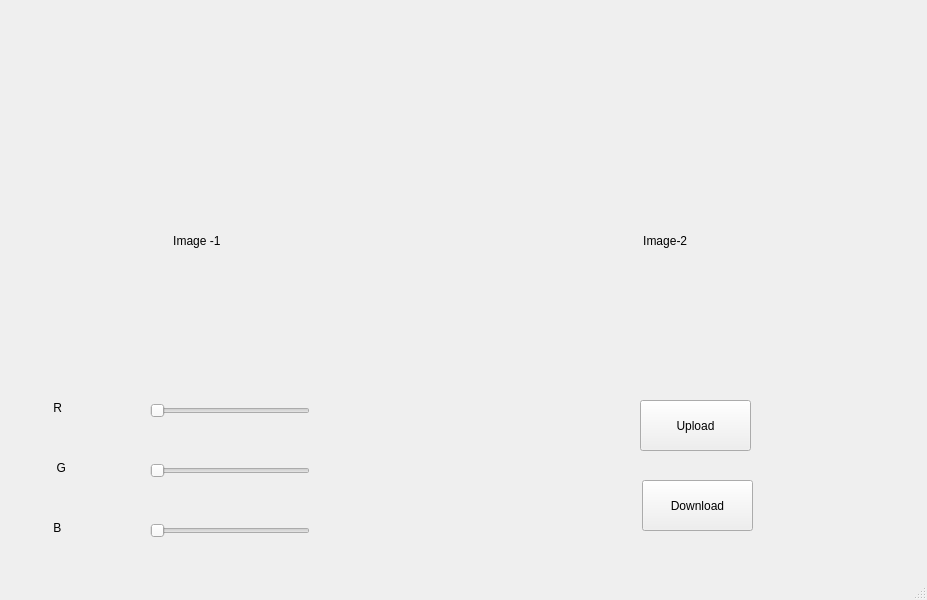
<?xml version="1.0" encoding="UTF-8"?>
<ui version="4.0">
 <class>MainWindow</class>
 <widget class="QMainWindow" name="MainWindow">
  <property name="geometry">
   <rect>
    <x>0</x>
    <y>0</y>
    <width>927</width>
    <height>600</height>
   </rect>
  </property>
  <property name="windowTitle">
   <string>MainWindow</string>
  </property>
  <widget class="QWidget" name="centralwidget">
   <widget class="QLabel" name="image_1">
    <property name="geometry">
     <rect>
      <x>100</x>
      <y>130</y>
      <width>291</width>
      <height>221</height>
     </rect>
    </property>
    <property name="text">
     <string>                      Image -1</string>
    </property>
   </widget>
   <widget class="QLabel" name="image_2">
    <property name="geometry">
     <rect>
      <x>540</x>
      <y>130</y>
      <width>291</width>
      <height>221</height>
     </rect>
    </property>
    <property name="text">
     <string>                               Image-2</string>
    </property>
   </widget>
   <widget class="QSlider" name="Red_color">
    <property name="geometry">
     <rect>
      <x>150</x>
      <y>400</y>
      <width>160</width>
      <height>22</height>
     </rect>
    </property>
    <property name="maximum">
     <number>255</number>
    </property>
    <property name="orientation">
     <enum>Qt::Horizontal</enum>
    </property>
   </widget>
   <widget class="QSlider" name="Green_Color">
    <property name="geometry">
     <rect>
      <x>150</x>
      <y>460</y>
      <width>160</width>
      <height>22</height>
     </rect>
    </property>
    <property name="maximum">
     <number>255</number>
    </property>
    <property name="orientation">
     <enum>Qt::Horizontal</enum>
    </property>
   </widget>
   <widget class="QSlider" name="Blue_Color">
    <property name="geometry">
     <rect>
      <x>150</x>
      <y>520</y>
      <width>160</width>
      <height>22</height>
     </rect>
    </property>
    <property name="maximum">
     <number>255</number>
    </property>
    <property name="orientation">
     <enum>Qt::Horizontal</enum>
    </property>
   </widget>
   <widget class="QLabel" name="label_3">
    <property name="geometry">
     <rect>
      <x>40</x>
      <y>400</y>
      <width>55</width>
      <height>16</height>
     </rect>
    </property>
    <property name="text">
     <string>    R</string>
    </property>
   </widget>
   <widget class="QLabel" name="label_4">
    <property name="geometry">
     <rect>
      <x>40</x>
      <y>460</y>
      <width>55</width>
      <height>16</height>
     </rect>
    </property>
    <property name="text">
     <string>     G</string>
    </property>
   </widget>
   <widget class="QLabel" name="label_5">
    <property name="geometry">
     <rect>
      <x>40</x>
      <y>520</y>
      <width>55</width>
      <height>16</height>
     </rect>
    </property>
    <property name="text">
     <string>    B</string>
    </property>
   </widget>
   <widget class="QPushButton" name="Upload">
    <property name="geometry">
     <rect>
      <x>640</x>
      <y>400</y>
      <width>111</width>
      <height>51</height>
     </rect>
    </property>
    <property name="text">
     <string>Upload</string>
    </property>
   </widget>
   <widget class="QPushButton" name="Download">
    <property name="geometry">
     <rect>
      <x>642</x>
      <y>480</y>
      <width>111</width>
      <height>51</height>
     </rect>
    </property>
    <property name="text">
     <string>Download</string>
    </property>
   </widget>
  </widget>
  <widget class="QMenuBar" name="menubar">
   <property name="geometry">
    <rect>
     <x>0</x>
     <y>0</y>
     <width>927</width>
     <height>26</height>
    </rect>
   </property>
  </widget>
  <widget class="QStatusBar" name="statusbar"/>
 </widget>
 <resources/>
 <connections/>
</ui>
